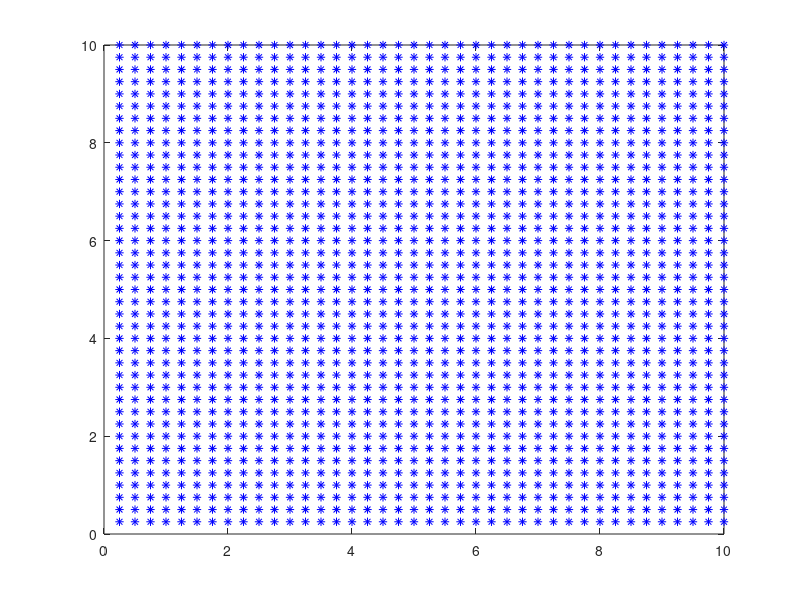

Here is the MATLAB script that generated this plot: (Note: this script raises an error after producing the figure.)
clc;
clear all;

%% GRID
% 2D grid implicitly storing node positions

% NxN dimension of grid
N = 10;

% # of particles
P = N * N * 16;

% grid spacing
h = 1;

% masses
grid_m = zeros(N, N);

% velocities
grid_v = zeros(N, 2, N); % need to make matrix this way for right vector outputs

% forces
grid_int_f = zeros(N, 2, N);
grid_ext_f = zeros(N, 2, N);

% accelerations
grid_a = zeros(N, 2, N);

% basis function outputs (store them for faster computation)
basis_ij = zeros(N, N, P);
grad_basis_ij = zeros(N, 2, N, P);

%% PARTICLES

% positions
ptcl_pos = zeros(P, 2);

% velocities
ptcl_v = zeros(P, 2);

% velocity gradients (matrix)
ptcl_vgrad = zeros(2, 2, P);% matrices need to be stored this way for right vector outputs

% masses
ptcl_m = zeros(P);

% volumes
ptcl_volume = zeros(P);

% deformation gradients (matrix)
ptcl_def = zeros(2, 2, P);

% stresses (matrix)
ptcl_stress = zeros(2, 2, P);

% external forces
ptcl_ext_f = zeros(P, 2);

%% OTHER INITIALIZATIONS

% modulus of elasticity
E = 10.8; %gold

% time-step
dt = 0.1;

% intialize particle volumes, masses, deformation gradient
for ind_p = 1:P
    ptcl_volume(ind_p) = 1;
    ptcl_m(ind_p) = 1;
    ptcl_def(:, :, ind_p) = eye(2);
    
    % gravity
    ptcl_ext_f(ind_p, 2) = -9.8;
end

% initialize particle positions
ind_i = 1;
ind_j = 1;
for ind_p = 1:P
    ptcl_pos(ind_p, :) = [ind_i * h/4, ind_j * h/4];
    ind_i = ind_i + 1;
    if ind_i > 40
        ind_j = ind_j + 1;
        ind_i = 1;
    end
end
% save the non-deformed volumes
ptcl_init_volume = ptcl_volume;


%% ALGORITHM
figure
plot(ptcl_pos(:, 1), ptcl_pos(:, 2), 'b*');
M(1) = getframe;
% LOOP
for k = 1:50
    
    ptcl_v(1, :)
    % Step 0: Pre-computations
    for ind_i = 1:N
        for ind_j = 1:N
            
            for ind_p = 1:P
                % compute basis function at (i, j) for position of particle p [1]
                % and store it
                basis_ij(ind_i, ind_j, ind_p) = basis(ind_i, h, ptcl_pos(ind_p, 1)) ...
                    * basis(ind_j, h, ptcl_pos(ind_p, 2));

                % create gradient of basis function vector [2] and store it
                grad_basis_ij(ind_i, :, ind_j, ind_p) = [grad_basis(ind_i, h, ptcl_pos(ind_p, 1)) ... 
                    * basis(ind_j, h, ptcl_pos(ind_p, 2)), ...
                    grad_basis(ind_j, h, ptcl_pos(ind_p, 2)) ...
                    * basis(ind_i, h, ptcl_pos(ind_p, 1))];
            end
        end
    end



    % Step 1: Projecting particle data on to the grid
    for ind_i = 1:N
        for ind_j = 1:N

            % mass at particular node (ind_x, ind_y)
            mass = 0;

            % mass summed via basis function
            % m_i = sum(p = 1 to P) { (phi_i(p) * m_p) }
            for ind_p = 1:P

                % sum new mass [3]
                mass = mass + basis_ij(ind_i, ind_j, ind_p) * ptcl_m(ind_p);
            end

            % store final mass at grid node
            grid_m(ind_i, ind_j) = mass;


            % velocity at particular node (ind_x, ind_y)
            vel = [0 0];

            % velocity summed via basis function
            for ind_p = 1:P

                % sum new velocity [4]
                vel = vel + basis_ij(ind_i, ind_j, ind_p) ...
                    * ptcl_m(ind_p) * ptcl_v(ind_p, :);
            end

            % store final velocity at grid node
            grid_v(ind_i, :, ind_j) = vel;

        end
    end

    % Step 2: Evaluating field variables at material points to be used in the
    % constitutive model
    for ind_p = 1:P

        % velocity gradient at particle at (ind_p) is a 2x2 matrix
        vgrad = [0 0; 0 0];

        % velocity gradient summed via basis function and nodal velocities
        for ind_i = 1:N
            for ind_j = 1:N

                % sum velocity gradient [5]
                vgrad = vgrad + grad_basis_ij(ind_i, :, ind_j, ind_p).' ...
                    * grid_v(ind_i, :, ind_j);
            end
        end

        % store final velocity gradient at particle point
        ptcl_vgrad(:, :, ind_p) = vgrad;
    end

    % Step 3: Constitutive model evaluation
    % Hyperelastic constitutive model
    for ind_p = 1:P
        % create deformation gradient "~" [6]
        def_til = eye(2) + ptcl_vgrad(:, :, ind_p) * dt;

        % evaluate new particle deformation gradient [7]
        ptcl_def(:, :, ind_p) = def_til * ptcl_def(:, :, ind_p);

        % evaluate particle stress [8]
        ptcl_stress(:, :, ind_p) = E * (ptcl_def(:, :, ind_p) - eye(2));
    end

    % Step 4: Evaluation of internal forces (and external) on the grid

    % evaluate particle volumes
    for ind_p = 1:P
        ptcl_volume(ind_p) = det(ptcl_def(:, :, ind_p)) * ptcl_init_volume(ind_p);
    end

    % evaluate particle forces
    for ind_i = 1:N
        for ind_j = 1:N

            f_ext = [0 0];
            f_int = [0; 0];

            for ind_p = 1:P

                % sum external forces on nodes [9]
                f_ext = f_ext + basis_ij(ind_i, ind_j, ind_p) * ptcl_ext_f(ind_p, :);

                % sum internal forces on nodes [11]
                f_int = f_int - ptcl_stress(:, :, ind_p) ...
                    * grad_basis_ij(ind_i, :, ind_j, ind_p).' ...
                    * ptcl_volume(ind_p);
            end

            % transpose f_int to make it match other vectors
            f_int = f_int.';

            % store forces on grid nodes)
            grid_int_f(ind_i, :, ind_j) = f_int;
            grid_ext_f(ind_i, :, ind_j) = f_ext;
        end
    end

    % Step 5: Advecting of the Lagrangian particles

    % Calculating grid accelerations and (future) velocities via Newton's Method
    for ind_i = 1:N
        for ind_j = 1:N

            % compute grid accelerations [12]
            grid_a(ind_i, :, ind_j) = (grid_int_f(ind_i, :, ind_j) + ...
                grid_ext_f(ind_i, :, ind_j)) / grid_m(ind_i, ind_j);

            % compute predicted future grid velocities [13].
            % storing them in the grid_v array because why not.
            % these values will not actually be used in the next time step, it
            % is just for computation right now. The next time step grid
            % velocities will be calculated normally in Step 1, which uses
            % particle velocities that are calculated from the grid velocities
            % here.
            grid_v(ind_i, :, ind_j) = grid_v(ind_i, :, ind_j) + ... 
                grid_a(ind_i, :, ind_j) * dt;
        end
    end

    % Calculate new particle velocities and positions
    for ind_p = 1:P

        % create variable for particle velocities and positions (to avoid the 
        % indexing time using arrays)
        vel = ptcl_v(ind_p, :);
        pos = ptcl_pos(ind_p, :);

        for ind_i = 1:N
            for ind_j = 1:N
                % sum new vel [14]
                vel = vel + basis_ij(ind_i, ind_j, ind_p) * grid_a(ind_i, :, ind_j) * dt;

                % sum new pos [15]
                pos = pos + basis_ij(ind_i, ind_j, ind_p) * grid_v(ind_i, :, ind_j) * dt;
            end
        end
        
        % store new particle velocities and positions
        ptcl_v(ind_p, :) = vel;
        ptcl_pos(ind_p, :) = pos;
    end
    
    
    plot(ptcl_pos(:, 1), ptcl_pos(:, 2), 'b*');
    M(k+1) = getframe;
    %movie2avi(M, 'mpm_movie');
end



